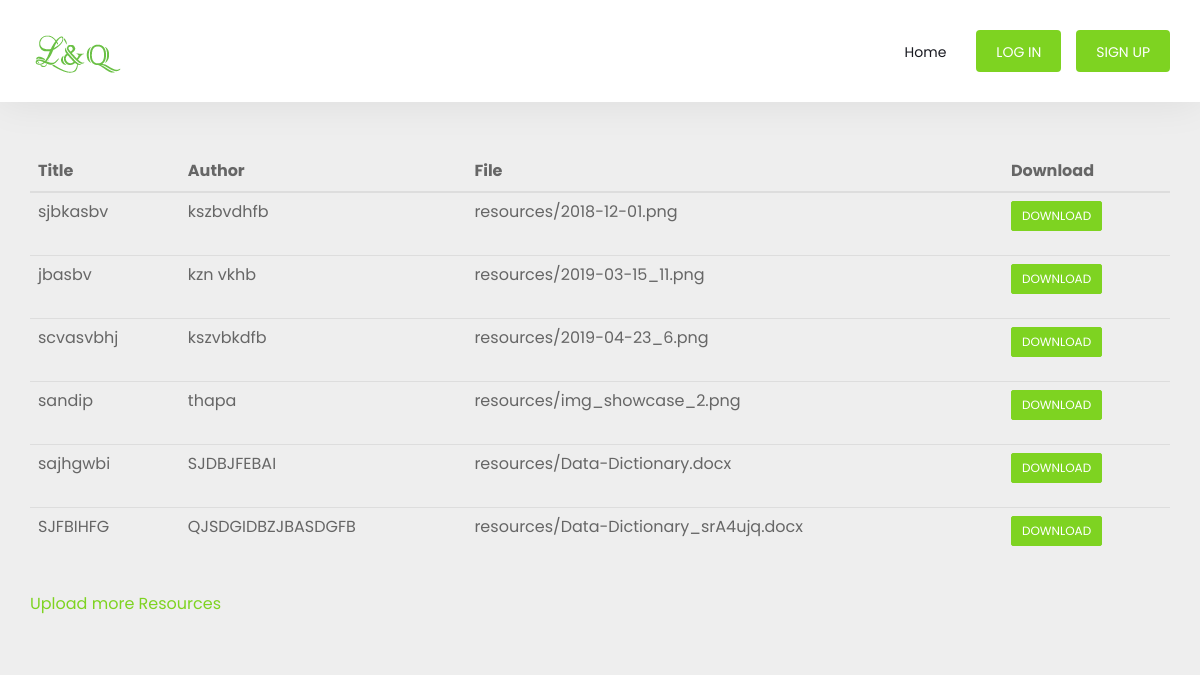
The app's page /resources/, older data.
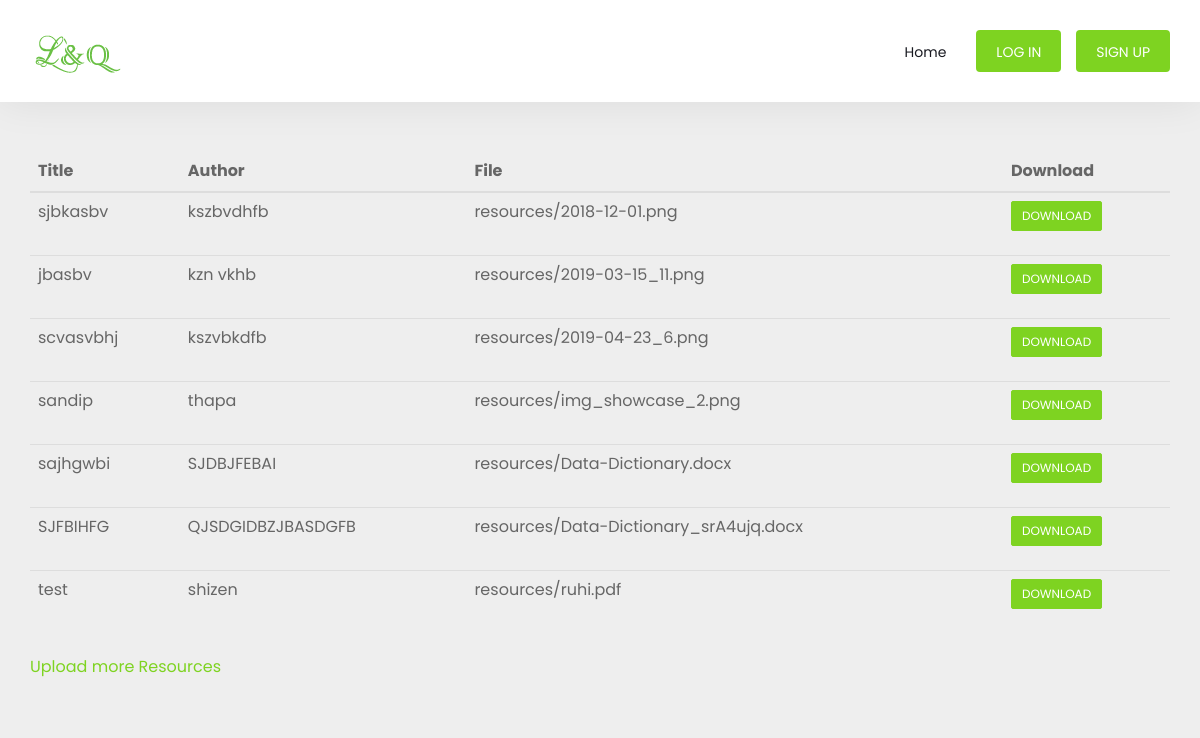
The same page, newer data.
### resources/models.py (models this page shows, shortened)
class Resource(models.Model):
	title = models.CharField(max_length=100)
	author = models.CharField(max_length=100)
	file = models.FileField(upload_to="resources")

### resources/views.py (the view)
# urls.py: path('resources/', views.resource_Page, name ="resource"),
def resource_Page(request):
	resource = Resource.objects.all()
	return render(request, "resources/resourcePage.html", {"resources": resource})

### resources/templates/resources/resourcePage.html (shortened to what this page needs)
{% extends 'header.html' %}
{% load static %}
{% block content %}
<div class="container" style="margin-top: 50px;">
<table class = "table table-hover">
	<thead>
		<tr>
			<th>Title</th>
			<th>Author</th>
			<th>File</th>
			<th>Download</th>
		</tr>
	</thead>
	<tbody>
		{% for resource in resources %}
		<tr>
			<td>{{resource.title}}</td>
			<td>{{resource.author}}</td>
			<td>{{resource.file}}</td>
			<td>
				<form method="POST" action="">
					<button type="submit" class="btn btn-primary btn-sm">Download</button>
				</form>
			</td>
		</tr>
		{% endfor %}
	</tbody>
</table>
</div>
<div class="container">
	<div class="row justify-content-center">
		<div class="col-md-4">
			<p><a href="{% url 'resources:upload' %}">Upload more Resources</a></p>
		</div>
	</div>
</div>
{% endblock %}

Row changes from the older to the newer data that the page shows:
added Resource: title "test", author "shizen", file "resources/ruhi.pdf"
